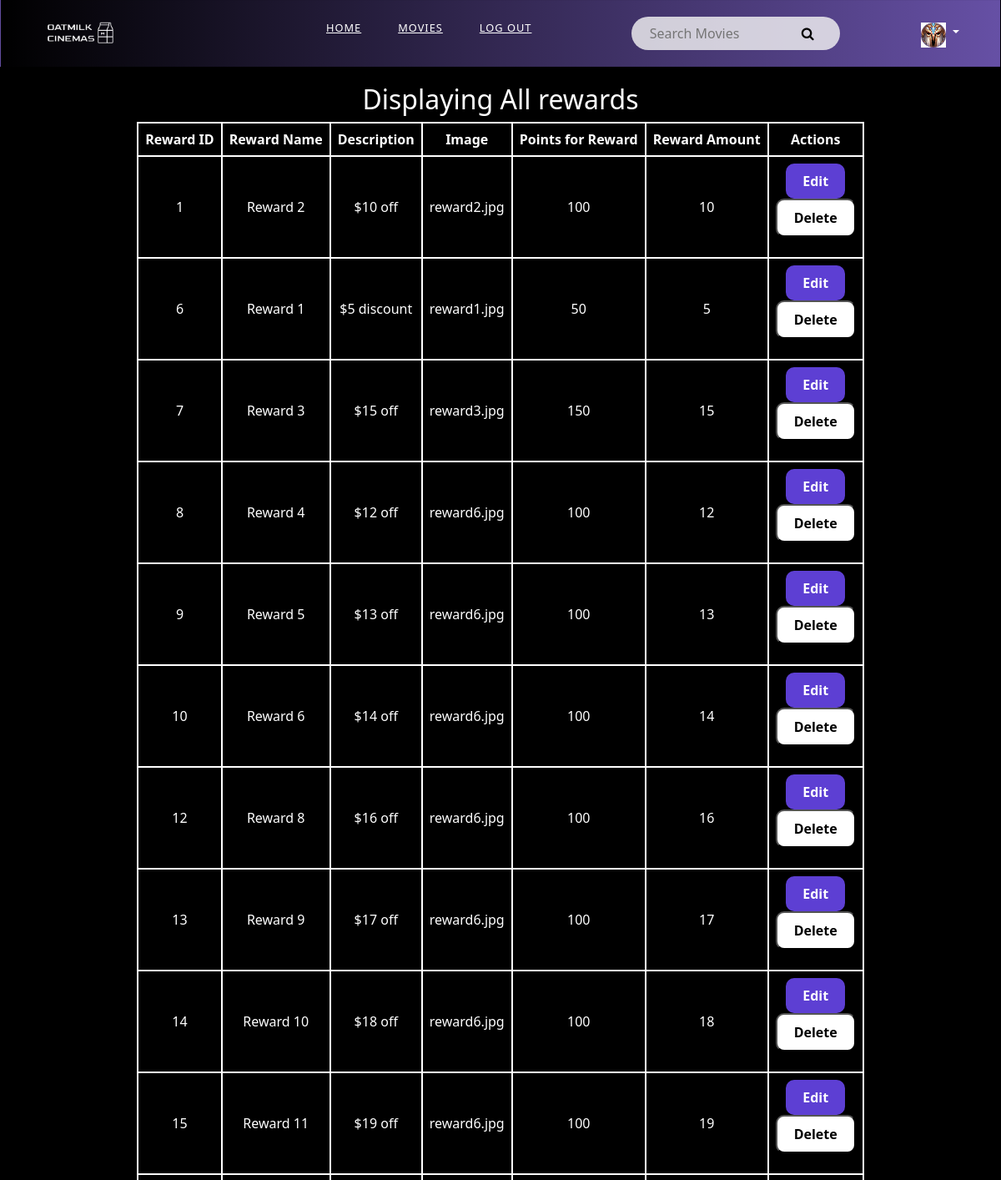
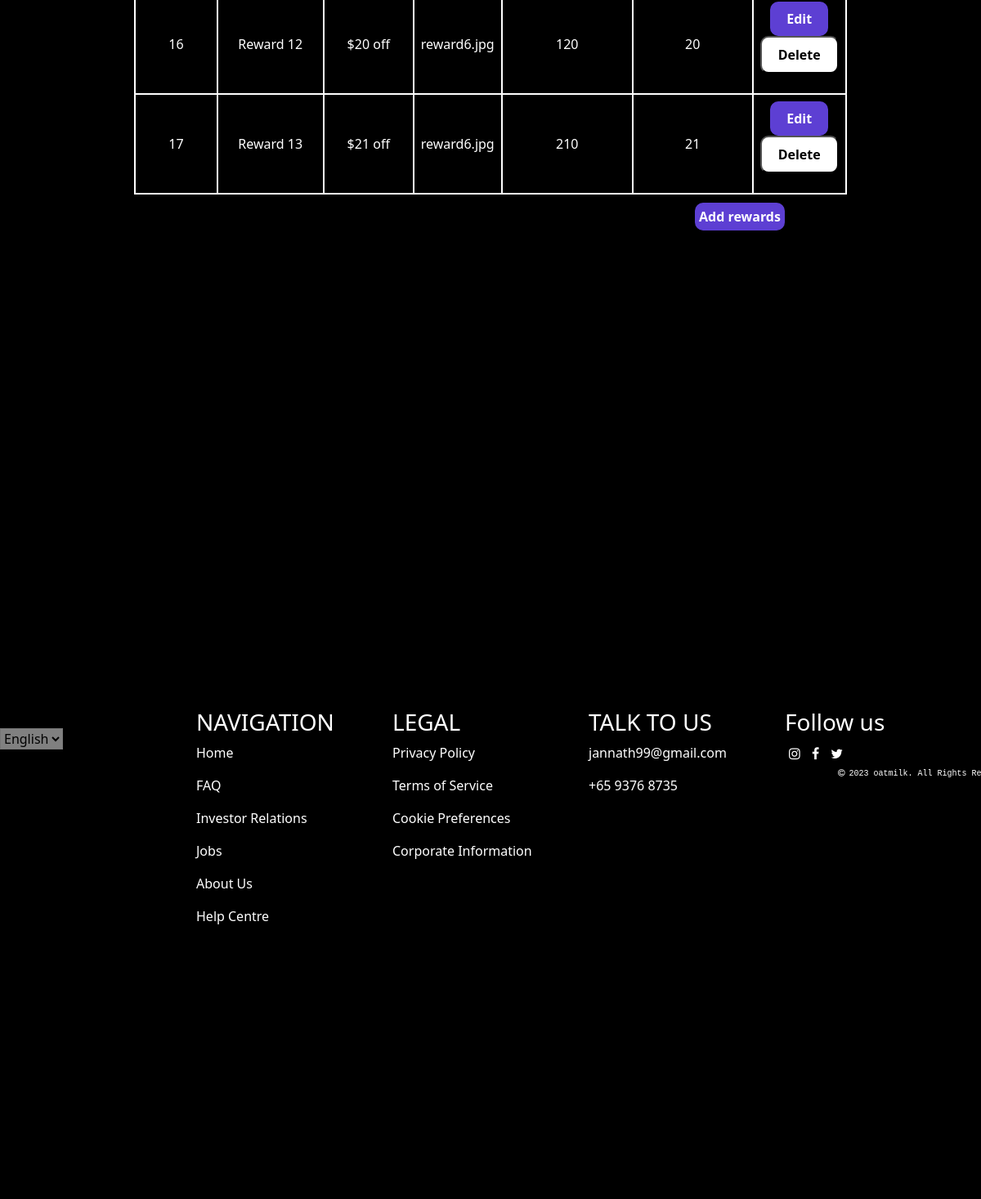
Page /editRewards.php (signed in) on the committed database (2 pictures, top to bottom).
### tables this page shows
CREATE TABLE `rewards` (
  `reward_id` int(10) NOT NULL,
  `reward_name` varchar(50) NOT NULL,
  `description` varchar(100) NOT NULL,
  `image` varchar(100) NOT NULL,
  `reward_Point` int(10) NOT NULL,
  `rewardAmount` int(15) NOT NULL
);

### editRewardsController.php (called while the page is built, shortened)
<?php
class rewardsController
{
    public function getAllRewards($conn)
    {
        $rewards = array();
        $sql = "SELECT * FROM rewards";
        $result = mysqli_query($conn, $sql);
        if ($result->num_rows > 0) {
            while ($row = $result->fetch_assoc()) {
                $rewards[] = $row;
            }
        }
        return $rewards;
    }
}
?>

### editRewards.php (the view, shortened to what this page needs)
<?php
include("DBTicketBooking.php");
include("editRewardsController.php");
include("navBar.php");
$rewardsController = new rewardsController($conn);
$rewards = $rewardsController->getAllRewards($conn);
?>
<!DOCTYPE html>
<html>
<head>
    <link rel="stylesheet" href="homestylesheet.css" />
    <link href="https://cdn.jsdelivr.net/npm/bootstrap@5.2.3/dist/css/bootstrap.min.css" rel="stylesheet"
>
    <link rel="stylesheet" href="https://cdnjs.cloudflare.com/ajax/libs/font-awesome/4.7.0/css/font-awesome.min.css">
</head>
<body>
<div class="header">
        <h2>Displaying All rewards</h2>
    </div>
    <div class="table-container">
        <table>
            <thead>
                <tr>
                    <th>Reward ID</th>
                    <th>Reward Name</th>
                    <th>Description</th>
                    <th>Image</th>
                    <th>Points for Reward</th>
                    <th>Reward Amount</th>
                    <th>Actions</th>
                </tr>
            </thead>
            <tbody>
                <?php foreach ($rewards as $rew): ?>
                    <tr>
                        <td>
                            <?php echo $rew['reward_id']; ?>
                        </td>
                        <td>
                            <?php echo $rew['reward_name']; ?>
                        </td>
                        <td>
                            <?php echo $rew['description']; ?>
                        </td>
                        <td>
                            <?php echo $rew['image']; ?>
                        </td>
                        <td>
                            <?php echo $rew['reward_Point']; ?>
                        </td>
                        <td>
                            <?php echo $rew['rewardAmount']; ?>
                        </td>
                        <td>
                        <?php if (isset($rew['reward_id'])): ?>
                            <a href="editThatRewards.php?reward_id=<?php echo $rew['reward_id']; ?>" class="edit">Edit</a>
                        <?php endif; ?>
                        <form method="post" action="deleteReward.php">
                            <button type="submit" class="delete" onclick="return confirm('Are you sure you want to delete this movie?')">Delete</button>
                        </form>
                        </td>
                    </tr>
                <?php endforeach; ?>
            </tbody>
        </table>
        </div>
        <div class="add-Rewards-container">
            <a href="addReward.php" class="add-Rewards-button" style = "color:white; text-decoration: none;">Add rewards</a>
    </div>
    <?php include("footer.php");?>
</body>
</html>

### homestylesheet.css (style rules this page uses)
body { background-size:cover; height: 100vh; background-position: center; color:#f2f2f2; background-color: black; }
* { box-sizing: border-box; }
a { text-decoration: none; }

### editRewards.php (style rules this page uses)
body { background-color: black; color: white; }
.header { text-align: center; margin-top: 100px; }
.table-container { display: flex; justify-content: center; }
table { border-collapse: collapse; border: 1px solid black; padding: 4px; cellspacing: 50px; }
th, td { border: 2px solid white; padding: 8px; text-align: center; }
.edit { display: inline-block; padding: 10px 20px; background-color: #5D3FD3; color: white; text-decoration: none; border-radius: 10px; font-size: 16px; font-weight: bold; text-align: center; }
.delete { display: inline-block; padding: 10px 20px; background-color: #FFFFFF; color: black; text-decoration: none; border-radius: 10px; font-size: 16px; font-weight: bold; text-align: center; }
.add-Rewards-container { display: inline-block; padding: 5px; background-color: #5D3FD3; text-decoration: none; border-radius: 10px; font-size: 16px; font-weight: bold; text-align: center; margin-top:10px; margin-left:850px; }

### rows in the picture
rewards: reward_id "1", reward_name "Reward 2", description "$10 off", image "reward2.jpg", reward_Point "100", rewardAmount "10"
rewards: reward_id "6", reward_name "Reward 1", description "$5 discount", image "reward1.jpg", reward_Point "50", rewardAmount "5"
rewards: reward_id "7", reward_name "Reward 3", description "$15 off", image "reward3.jpg", reward_Point "150", rewardAmount "15"
rewards: reward_id "8", reward_name "Reward 4", description "$12 off", image "reward6.jpg", reward_Point "100", rewardAmount "12"
rewards: reward_id "9", reward_name "Reward 5", description "$13 off", image "reward6.jpg", reward_Point "100", rewardAmount "13"
rewards: reward_id "10", reward_name "Reward 6", description "$14 off", image "reward6.jpg", reward_Point "100", rewardAmount "14"
rewards: reward_id "12", reward_name "Reward 8", description "$16 off", image "reward6.jpg", reward_Point "100", rewardAmount "16"
rewards: reward_id "13", reward_name "Reward 9", description "$17 off", image "reward6.jpg", reward_Point "100", rewardAmount "17"
rewards: reward_id "14", reward_name "Reward 10", description "$18 off", image "reward6.jpg", reward_Point "100", rewardAmount "18"
rewards: reward_id "15", reward_name "Reward 11", description "$19 off", image "reward6.jpg", reward_Point "100", rewardAmount "19"
rewards: reward_id "16", reward_name "Reward 12", description "$20 off", image "reward6.jpg", reward_Point "120", rewardAmount "20"
rewards: reward_id "17", reward_name "Reward 13", description "$21 off", image "reward6.jpg", reward_Point "210", rewardAmount "21"
